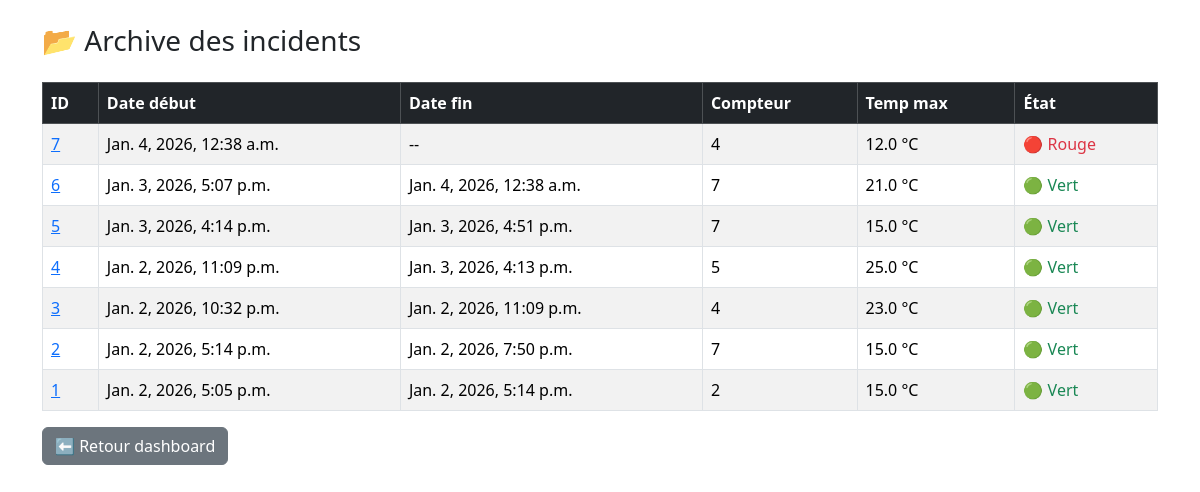
Page /incidents/ on the committed database.
### myapp/models.py (models this page shows, shortened)
class Incident(models.Model):
    date_debut = models.DateTimeField(default=timezone.now)
    date_fin = models.DateTimeField(null=True, blank=True)
    compteur_alerte = models.IntegerField(default=0)
    temperature_max = models.FloatField(default=0)
    resolu = models.BooleanField(default=False)

### myapp/views.py (the view)
# urls.py: path('incidents/', views.archive_incidents, name='archive_incidents'),
def archive_incidents(request):
    incidents = Incident.objects.all().order_by("-date_debut")
    return render(request, "archive.html", {"incidents": incidents})

### myapp/templates/archive.html (shortened to what this page needs)
<!DOCTYPE html>
<html lang="fr">
<head>
    <link href="https://cdn.jsdelivr.net/npm/bootstrap@5.3.3/dist/css/bootstrap.min.css" rel="stylesheet">
</head>
<body class="container py-4">
<h3 class="mb-4">📂 Archive des incidents</h3>
<table class="table table-bordered table-striped">
    <thead class="table-dark">
        <tr>
            <th>ID</th>
            <th>Date début</th>
            <th>Date fin</th>
            <th>Compteur</th>
            <th>Temp max</th>
            <th>État</th>
        </tr>
    </thead>
    <tbody>
    {% for i in incidents %}
        <tr>
            <td>
                <a href="{% url 'detail_incident' i.id %}">
                    {{ i.id }}
                </a>
            </td>
            <td>{{ i.date_debut }}</td>
            <td>{{ i.date_fin|default:"--" }}</td>
            <td>{{ i.compteur_alerte }}</td>
            <td>{{ i.temperature_max }} °C</td>
            <td>
                {% if i.resolu %}
                    <span class="text-success">🟢 Vert</span>
                {% else %}
                    <span class="text-danger">🔴 Rouge</span>
                {% endif %}
            </td>
        </tr>
    {% empty %}
        <tr>
            <td colspan="6" class="text-center">Aucun incident</td>
        </tr>
    {% endfor %}
    </tbody>
</table>
<a href="{% url 'dashboard' %}" class="btn btn-secondary">⬅ Retour dashboard</a>
</body>
</html>

### rows in the picture
Incident: id "7", date_debut "Jan. 4, 2026, 12:38 a.m.", date_fin "--", compteur_alerte "4", temperature_max "12.0", resolu "🔴 Rouge"
Incident: id "6", date_debut "Jan. 3, 2026, 5:07 p.m.", date_fin "Jan. 4, 2026, 12:38 a.m.", compteur_alerte "7", temperature_max "21.0", resolu "🟢 Vert"
Incident: id "5", date_debut "Jan. 3, 2026, 4:14 p.m.", date_fin "Jan. 3, 2026, 4:51 p.m.", compteur_alerte "7", temperature_max "15.0", resolu "🟢 Vert"
Incident: id "4", date_debut "Jan. 2, 2026, 11:09 p.m.", date_fin "Jan. 3, 2026, 4:13 p.m.", compteur_alerte "5", temperature_max "25.0", resolu "🟢 Vert"
Incident: id "3", date_debut "Jan. 2, 2026, 10:32 p.m.", date_fin "Jan. 2, 2026, 11:09 p.m.", compteur_alerte "4", temperature_max "23.0", resolu "🟢 Vert"
Incident: id "2", date_debut "Jan. 2, 2026, 5:14 p.m.", date_fin "Jan. 2, 2026, 7:50 p.m.", compteur_alerte "7", temperature_max "15.0", resolu "🟢 Vert"
Incident: id "1", date_debut "Jan. 2, 2026, 5:05 p.m.", date_fin "Jan. 2, 2026, 5:14 p.m.", compteur_alerte "2", temperature_max "15.0", resolu "🟢 Vert"
